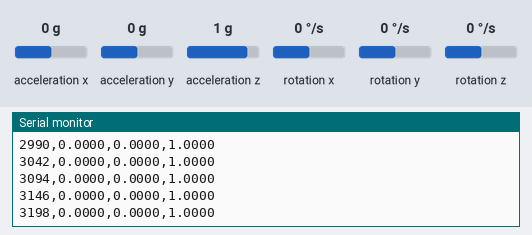
The program below on a simulated ESP32. On the bench: the last lines printed to the serial monitor. The test bench sets the inputs (shaded band); at power-on: acceleration x 0 g, acceleration y 0 g, acceleration z 1 g, rotation x 0 °/s, rotation y 0 °/s, rotation z 0 °/s.

Above: at 3.2 s.
3.3 s: acceleration x set to -1.4 g
At 3.32 s:
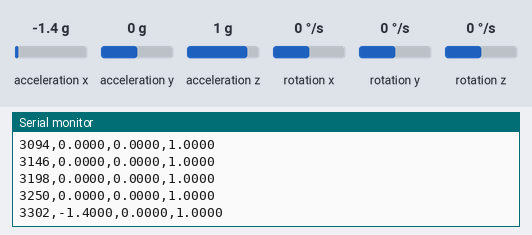
4.8 s: acceleration y set to -1.4 g
At 4.82 s:
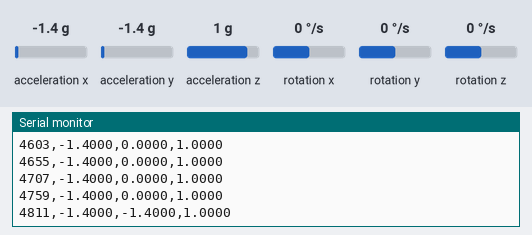
6.3 s: acceleration z set to -1.4 g
At 6.33 s:
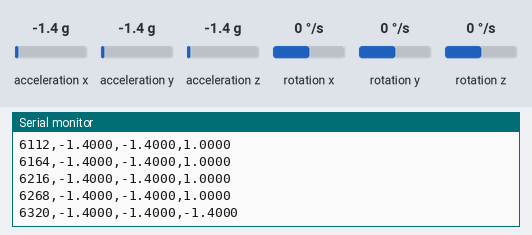
Timing chart, 0 to 9.3 s (numbered marks = the images above; inputs shaded):
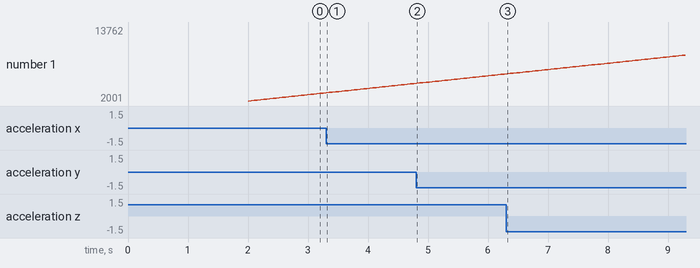

Measured:
- after the input at 3.3 s, the serial monitor: prints a new line at once (image 1)

The program:

main.cpp
```cpp
#include <Arduino.h>
#include <Wire.h>
#include <MPU6050.h>

#define SDA_PIN 21
#define SCL_PIN 22

// na faixa de +-2g o sensor entrega 16384 contagens por g
#define LSB_POR_G 16384.0

MPU6050 mpu;

void setup() {
  Serial.begin(115200);
  delay(2000);

  Wire.begin(SDA_PIN, SCL_PIN);
  mpu.initialize();
  mpu.setFullScaleAccelRange(MPU6050_ACCEL_FS_2);

  Serial.println("t_ms,ax_g,ay_g,az_g");
}

void loop() {
  int16_t ax, ay, az;
  mpu.getAcceleration(&ax, &ay, &az);

  Serial.print(millis());
  Serial.print(",");
  Serial.print(ax / LSB_POR_G, 4);
  Serial.print(",");
  Serial.print(ay / LSB_POR_G, 4);
  Serial.print(",");
  Serial.println(az / LSB_POR_G, 4);

  delay(50);
}
```
